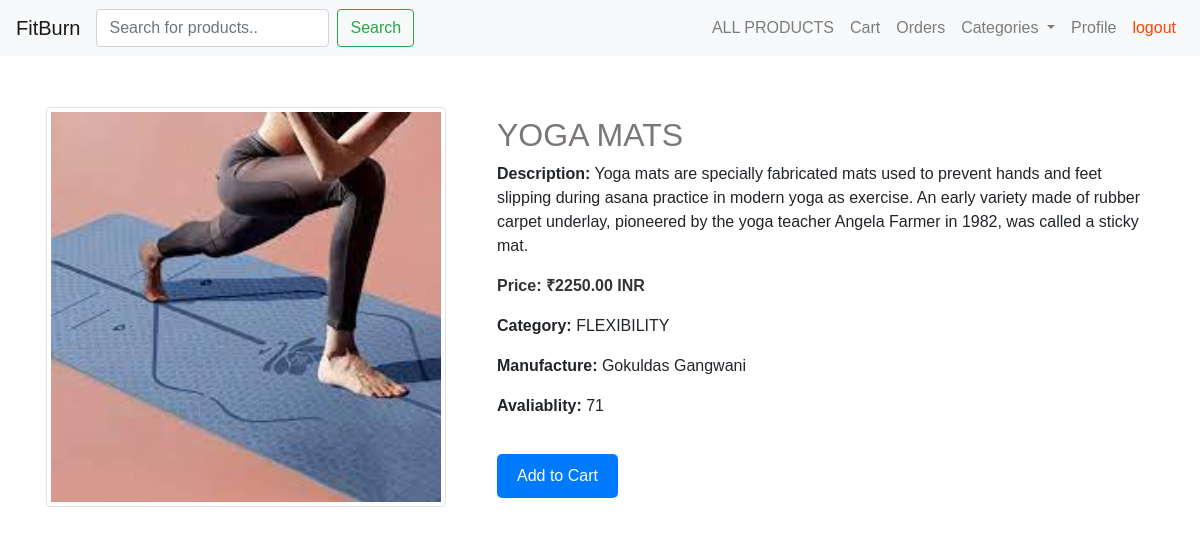
Page /product/3/ on the committed database.
### earring_app/models.py (models this page shows, shortened)
class Product(models.Model):
    name = models.CharField(max_length=255)
    description = models.TextField(blank=True)
    price = models.DecimalField(max_digits=10, decimal_places=2)
    image = models.ImageField(upload_to='product_images', blank=True)
    quantity = models.IntegerField(default=0)
    manufacture = models.CharField(max_length=100, default="Gokuldas Gangwani")
    category = models.ForeignKey(Category, on_delete=models.CASCADE)

class Category(models.Model):
    name = models.CharField(max_length=100)
    description = models.TextField()
    def __str__(self):
        return self.name
    from django.db import models

### earring_app/views.py (the view)
# urls.py: path('product/<int:product_id>/', product_detail, name='product_detail'),
def product_detail(request, product_id):
    product = Product.objects.get(id=product_id)
    return render(request, 'product_detail.html', {'product': product})

### earring_app/templates/product_detail.html (shortened to what this page needs)
<!DOCTYPE html>
<html lang="en">
<head>
    <link rel="stylesheet" href="https://stackpath.bootstrapcdn.com/bootstrap/4.5.0/css/bootstrap.min.css">
</head>
<body>
    <nav class="navbar navbar-expand-lg navbar-light bg-light">
        <a class="navbar-brand" href="{% url 'index' %}">FitBurn</a>
        <div class="collapse navbar-collapse" id="navbarNav">
            <div class="mr-auto">
                <form method="GET" action="{% url 'product_list' %}" class="form-inline">
                    <input type="text" name="search" placeholder="Search for products.." class="form-control mr-2">
                    <button type="submit" class="btn btn-outline-success">Search</button>
                </form>
            </div>
            <ul class="navbar-nav">
                <li class="nav-item ">
                    <a class="nav-link" href="{% url 'product_list' %}">ALL PRODUCTS</a>
                </li>
                <li class="nav-item">
                    <a class="nav-link" href="{% url 'view_cart' %}">Cart</a>
                </li>
                <li class="nav-item">
                    <a class="nav-link" href="{% url 'orders' %}">Orders</a>
                </li>
                <li class="nav-item dropdown">
                    <a class="nav-link dropdown-toggle" href="#" id="navbarDropdown" role="button" data-toggle="dropdown" aria-haspopup="true" aria-expanded="false">
                        Categories
                    </a>
                </li>
                <li class="nav-item">
                    <a class="nav-link" href="{% url 'view_profile' %}">Profile</a>
                </li>
                <li class="nav-item">
                    <a class="nav-link" href="{% url 'logout' %}" style="color: orangered;">logout</a>
                </li>
            </ul>
        </div>
    </nav>
    <div class="container">
        <div class="product-list">
            <table>
                <td>
            <img src="{{ product.image.url }}" style="min-width: 400px; min-height: 400px;" alt="{{ product.name }}" class="img-thumbnail"></td>
            <td style="padding-left: 50px;min-width: 400px;">
                    <h2>{{ product.name }}</h2>
                    <p><b>Description:</b> {{ product.description }}</p>
                    <p class="price">Price: &#8377;{{ product.price }} INR</p>
                    <p><b>Category:</b> {{ product.category }}</p>
                    <p><b>Manufacture:</b> {{ product.manufacture }}</p>
                    <p><b>Avaliablity:</b> {{ product.quantity }}</p>
                    <a class="buy-now-button" href="{% url 'add_to_cart' product.id %}">Add to Cart</a>
                </td>
            </table>
                </div>
            </div>
</body>
</html>

### earring_app/templates/product_detail.html (style rules this page uses)
body { font-family: Arial, sans-serif; }
h2 { color: #7c7777; }
.container { margin-top: 50px; }
.product-list { margin-bottom: 50px; }
.img-thumbnail { width: 100%; height: auto; }
.price { color: #333; font-weight: bold; }
.buy-now-button { display: inline-block; padding: 10px 20px; background-color: #007bff; color: #fff; text-decoration: none; border-radius: 5px; margin-top: 20px; }

### rows in the picture
Product: image (picture), name "YOGA MATS", description "Yoga mats are specially fabricated mats used to prevent hands and feet slipping during asana practice in modern yoga as exercise. An early variety made of rubber carpet underlay, pioneered by the yoga teacher Angela Farmer in 1982, was called a sticky mat.", price "2250.00", category "FLEXIBILITY", manufacture "Gokuldas Gangwani", quantity "71"
